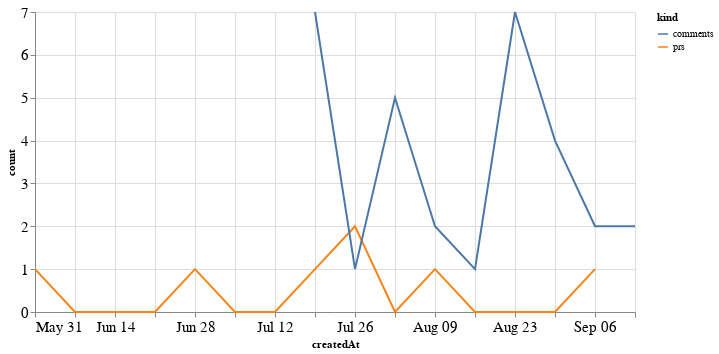

This figure's notebook cell:
### Code cell
alt.Chart(total_time, width=600).mark_line().encode(
    x='createdAt',
    y='count',
    color='kind'
)

### Figure 1 — Vega-Lite specification as saved in the notebook (floating-point values rounded to 4 significant figures)
{"config": {"axisLeft": {"labelFontSize": 15}, "axisBottom": {"labelFontSize": 15}}, "data": {"name": "data-b612e53d072fcdc2549197db585fce71"}, "mark": "line", "encoding": {"color": {"type": "nominal", "field": "kind"}, "x": {"type": "temporal", "field": "createdAt"}, "y": {"type": "quantitative", "field": "count"}}, "width": 600, "$schema": "https://vega.github.io/schema/vega-lite/v4.8.1.json", "datasets": {"data-b612e53d072fcdc2549197db585fce71": [{"createdAt": "2020-05-31T00:00:00", "kind": "prs", "count": 1.0}, {"createdAt": "2020-06-07T00:00:00", "kind": "prs", "count": 0.0}, {"createdAt": "2020-06-14T00:00:00", "kind": "prs", "count": 0.0}, {"createdAt": "2020-06-21T00:00:00", "kind": "prs", "count": 0.0}, {"createdAt": "2020-06-28T00:00:00", "kind": "prs", "count": 1.0}, {"createdAt": "2020-07-05T00:00:00", "kind": "prs", "count": 0.0}, {"createdAt": "2020-07-12T00:00:00", "kind": "prs", "count": 0.0}, {"createdAt": "2020-07-19T00:00:00", "kind": "prs", "count": 1.0}, {"createdAt": "2020-07-26T00:00:00", "kind": "prs", "count": 2.0}, {"createdAt": "2020-08-02T00:00:00", "kind": "prs", "count": 0.0}, {"createdAt": "2020-08-09T00:00:00", "kind": "prs", "count": 1.0}, {"createdAt": "2020-08-16T00:00:00", "kind": "prs", "count": 0.0}, {"createdAt": "2020-08-23T00:00:00", "kind": "prs", "count": 0.0}, {"createdAt": "2020-08-30T00:00:00", "kind": "prs", "count": 0.0}, {"createdAt": "2020-09-06T00:00:00", "kind": "prs", "count": 1.0}, {"createdAt": "2020-09-13T00:00:00", "kind": "prs", "count": null}, {"createdAt": "2020-05-31T00:00:00", "kind": "comments", "count": null}, {"createdAt": "2020-06-07T00:00:00", "kind": "comments", "count": null}, {"createdAt": "2020-06-14T00:00:00", "kind": "comments", "count": null}, {"createdAt": "2020-06-21T00:00:00", "kind": "comments", "count": null}, {"createdAt": "2020-06-28T00:00:00", "kind": "comments", "count": null}, {"createdAt": "2020-07-05T00:00:00", "kind": "comments", "count": null}, {"createdAt": "2020-07-12T00:00:00", "kind": "comments", "count": null}, {"createdAt": "2020-07-19T00:00:00", "kind": "comments", "count": 7.0}, {"createdAt": "2020-07-26T00:00:00", "kind": "comments", "count": 1.0}, {"createdAt": "2020-08-02T00:00:00", "kind": "comments", "count": 5.0}, {"createdAt": "2020-08-09T00:00:00", "kind": "comments", "count": 2.0}, {"createdAt": "2020-08-16T00:00:00", "kind": "comments", "count": 1.0}, {"createdAt": "2020-08-23T00:00:00", "kind": "comments", "count": 7.0}, {"createdAt": "2020-08-30T00:00:00", "kind": "comments", "count": 4.0}, {"createdAt": "2020-09-06T00:00:00", "kind": "comments", "count": 2.0}, {"createdAt": "2020-09-13T00:00:00", "kind": "comments", "count": 2.0}]}}
